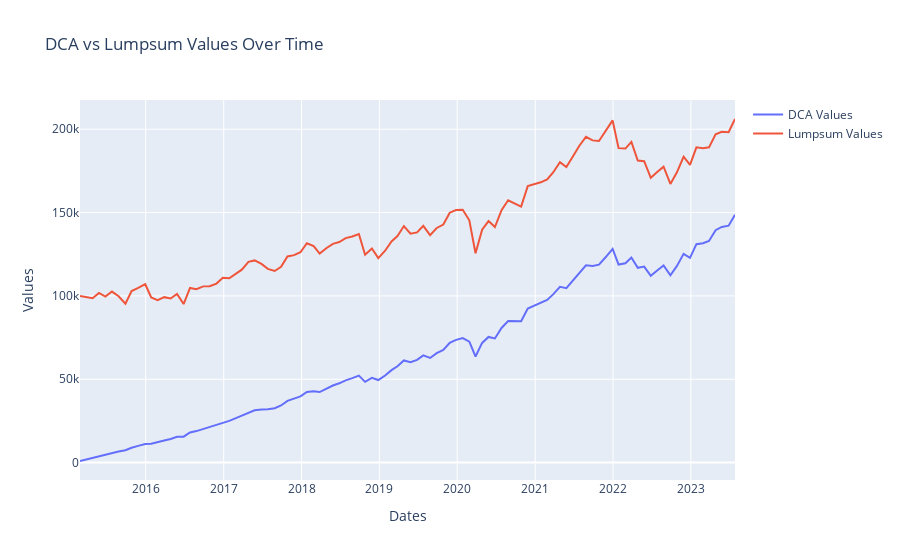

Here is the notebook cell this chart was saved with:
### Code cell
final_df = compare_investing(df, start_date = '2015-02-06', tot_money = 100000) #choose here the date and the money to invest

trace_dca = go.Scatter(x=final_df['Date'], y=final_df['dca_value'], mode='lines', name='DCA Values')
trace_lumpsum = go.Scatter(x=final_df['Date'], y=final_df['lump_value'], mode='lines', name='Lumpsum Values')

# Create layout for the plot
layout = go.Layout(title='DCA vs Lumpsum Values Over Time',
                   xaxis=dict(title='Dates'),
                   yaxis=dict(title='Values'))

# Create the figure
fig = go.Figure(data=[trace_dca, trace_lumpsum], layout=layout)

# Display the plot
fig.show()
